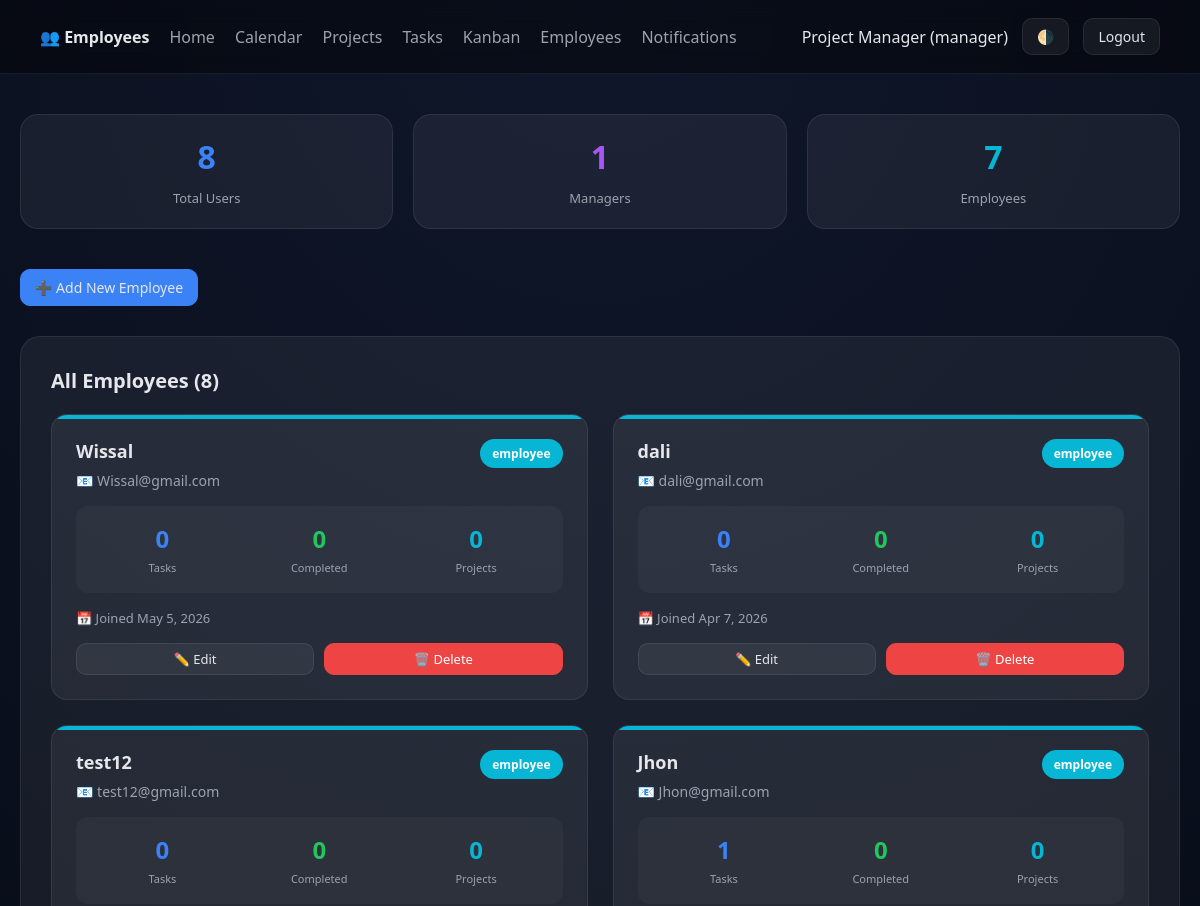
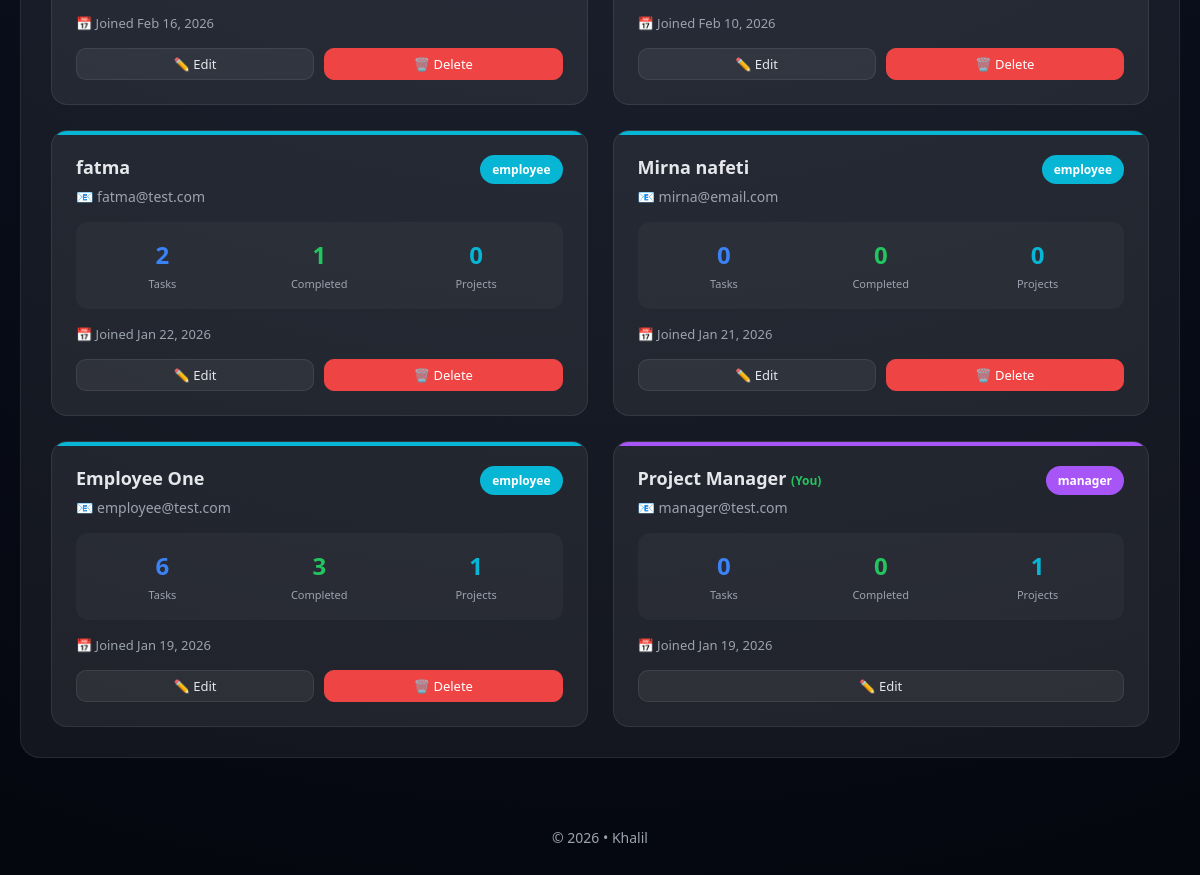
The page /employees.php (signed in) on the database its author committed (2 pictures, top to bottom).
### tables this page shows
CREATE TABLE `users` (
  `id` int(11) NOT NULL,
  `name` varchar(100) NOT NULL,
  `email` varchar(100) NOT NULL,
  `password` varchar(255) NOT NULL,
  `role` enum('manager','employee') NOT NULL,
  `created_at` timestamp NOT NULL DEFAULT current_timestamp()
);

### employees.php (the view, shortened to what this page needs)
<?php
include 'config.php';
$user = $_SESSION['user'];
try {
    $employees = $pdo->query(
        "SELECT
            u.*,
            COUNT(DISTINCT t.id) as task_count,
            COUNT(CASE WHEN t.status = 'Done' THEN 1 END) as completed_tasks,
            COUNT(DISTINCT p.id) as project_count
         FROM users u
         LEFT JOIN tasks t ON t.assigned_to = u.id
         LEFT JOIN project_members pm ON pm.user_id = u.id
         LEFT JOIN projects p ON p.id = pm.project_id
         GROUP BY u.id
         ORDER BY u.role DESC, u.created_at DESC"
    )->fetchAll(PDO::FETCH_ASSOC);
    $stats = $pdo->query(
        "SELECT
            COUNT(*) as total,
            SUM(CASE WHEN role = 'manager' THEN 1 ELSE 0 END) as managers,
            SUM(CASE WHEN role = 'employee' THEN 1 ELSE 0 END) as employees
         FROM users"
    )->fetch(PDO::FETCH_ASSOC);
} catch (PDOException $e) {
    error_log("Employee Management Error: " . $e->getMessage());
    $error = "Unable to load employees. Please try again.";
}
?>
<!DOCTYPE html>
<html lang="en">
<head>
</head>
<body>
<nav>
    <div class="nav-left">
        <strong>👥 Employees</strong>
        <a href="dashboard.php">Home</a>
        <a href="calendar.php">Calendar</a>
        <a href="projects.php">Projects</a>
        <a href="tasks.php">Tasks</a>
        <a href="kanban.php">Kanban</a>
        <a href="employees.php">Employees</a>
        <a href="notifications.php">Notifications</a>
    </div>
    <div class="nav-right">
        <span><?= htmlspecialchars($user['name']) ?> (<?= htmlspecialchars($user['role']) ?>)</span>
        <button onclick="toggleTheme()" aria-label="Toggle theme">🌗</button>
        <a href="logout.php"><button>Logout</button></a>
    </div>
</nav>
<main class="container">
    <div class="stats">
        <div class="stat">
            <span class="stat-number" style="color:var(--primary)"><?= $stats['total'] ?? 0 ?></span>
            <span class="stat-label">Total Users</span>
        </div>
        <div class="stat">
            <span class="stat-number" style="color:var(--purple)"><?= $stats['managers'] ?? 0 ?></span>
            <span class="stat-label">Managers</span>
        </div>
        <div class="stat">
            <span class="stat-number" style="color:var(--cyan)"><?= $stats['employees'] ?? 0 ?></span>
            <span class="stat-label">Employees</span>
        </div>
    </div>
    <div style="margin-bottom: 30px;">
        <button onclick="openAddModal()" class="primary">➕ Add New Employee</button>
    </div>
    <div class="card">
        <h2>All Employees (<?= count($employees) ?>)</h2>
        <div class="employees-grid">
            <?php foreach ($employees as $emp): ?>
            <div class="employee-card <?= strtolower($emp['role']) ?>">
                <div class="employee-header">
                    <div class="employee-info">
                        <h3 class="employee-name">
                            <?= htmlspecialchars($emp['name']) ?>
                            <?php if ($emp['id'] == $user['id']): ?>
                                <span style="font-size:12px; color:var(--green);">(You)</span>
                            <?php endif; ?>
                        </h3>
                        <div class="employee-email">
                            📧 <?= htmlspecialchars($emp['email']) ?>
                        </div>
                    </div>
                    <span class="badge <?= strtolower($emp['role']) ?>">
                        <?= htmlspecialchars($emp['role']) ?>
                    </span>
                </div>
                <div class="employee-stats">
                    <div class="stat-item">
                        <span class="stat-value"><?= $emp['task_count'] ?></span>
                        <span class="stat-label-small">Tasks</span>
                    </div>
                    <div class="stat-item">
                        <span class="stat-value" style="color:var(--green)"><?= $emp['completed_tasks'] ?></span>
                        <span class="stat-label-small">Completed</span>
                    </div>
                    <div class="stat-item">
                        <span class="stat-value" style="color:var(--cyan)"><?= $emp['project_count'] ?></span>
                        <span class="stat-label-small">Projects</span>
                    </div>
                </div>
                <div class="employee-meta">
                    <span>📅 Joined <?= date('M j, Y', strtotime($emp['created_at'])) ?></span>
                </div>
                <div class="employee-actions">
                    <button onclick='openEditModal(<?= json_encode($emp) ?>)' class="small">
                        ✏️ Edit
                    </button>
                    <?php if ($emp['id'] != $user['id']): ?>
                        <button class="danger small" onclick="confirmDelete(<?= $emp['id'] ?>, '<?= htmlspecialchars($emp['name']) ?>')">
                            🗑️ Delete
                        </button>
                    <?php endif; ?>
                </div>
            </div>
            <?php endforeach; ?>
        </div>
    </div>
</main>
<footer>
    © <?= date('Y') ?> • Khalil
</footer>
</body>
</html>

### employees.php (style rules this page uses)
:root { --bg: #05070f; --panel: rgba(255,255,255,0.06); --border: rgba(255,255,255,0.08); --text: #e5e7eb; --muted: #9ca3af; --primary: #3b82f6; --cyan: #06b6d4; --green: #22c55e; --orange: #f59e0b; --red: #ef4444; --purple: #a855f7; }
* { box-sizing: border-box; font-family: system-ui, Segoe UI, sans-serif; }
body { margin: 0; background: radial-gradient(circle at top, #0f172a, var(--bg)); color: var(--text); min-height: 100vh; }
nav { display: flex; align-items: center; justify-content: space-between; padding: 18px 40px; background: rgba(0,0,0,0.4); backdrop-filter: blur(12px); border-bottom: 1px solid var(--border); }
.nav-left { display: flex; gap: 20px; align-items: center; }
.nav-left a { color: var(--muted); text-decoration: none; font-weight: 500; transition: color 0.2s; }
.nav-right { display: flex; gap: 14px; align-items: center; }
button { background: var(--panel); color: var(--text); border: 1px solid var(--border); padding: 8px 14px; border-radius: 10px; cursor: pointer; transition: transform 0.2s; font-size: 14px; }
button.primary { background: var(--primary); border-color: var(--primary); }
button.danger { background: var(--red); border-color: var(--red); color: white; }
button.small { padding: 6px 12px; font-size: 13px; }
.container { max-width: 1400px; margin: 40px auto; padding: 0 20px; }
.stats { display: grid; grid-template-columns: repeat(auto-fit, minmax(200px, 1fr)); gap: 20px; margin-bottom: 40px; }
.stat { background: var(--panel); border: 1px solid var(--border); border-radius: 18px; padding: 20px; text-align: center; transition: 0.3s; }
.stat-number { font-size: 32px; font-weight: 700; display: block; margin-bottom: 8px; }
.stat-label { color: var(--muted); font-size: 13px; }
.card { background: var(--panel); border: 1px solid var(--border); border-radius: 20px; padding: 30px; margin-bottom: 30px; }
.card h2 { margin: 0 0 20px 0; font-size: 20px; font-weight: 600; }
.employees-grid { display: grid; grid-template-columns: repeat(auto-fill, minmax(350px, 1fr)); gap: 25px; }
.employee-card { background: var(--panel); border: 1px solid var(--border); border-radius: 16px; padding: 24px; transition: 0.3s; position: relative; overflow: hidden; }
.employee-card::before { content: ''; position: absolute; top: 0; left: 0; right: 0; height: 4px; }
.employee-card.manager::before { background: var(--purple); }
.employee-card.employee::before { background: var(--cyan); }
.employee-header { display: flex; justify-content: space-between; align-items: start; margin-bottom: 16px; }
.employee-info { flex: 1; }
.employee-name { font-size: 18px; font-weight: 600; margin: 0 0 8px 0; }
.employee-email { color: var(--muted); font-size: 14px; display: flex; align-items: center; gap: 6px; }
.employee-stats { display: grid; grid-template-columns: 1fr 1fr 1fr; gap: 16px; margin-bottom: 16px; padding: 16px; background: rgba(255,255,255,0.03); border-radius: 12px; }
.stat-item { text-align: center; }
.stat-value { display: block; font-size: 24px; font-weight: 700; color: var(--primary); }
.stat-label-small { font-size: 11px; color: var(--muted); }
.employee-meta { display: flex; gap: 12px; margin-bottom: 16px; font-size: 13px; color: var(--muted); }
.employee-actions { display: flex; gap: 10px; }
.employee-actions button { flex: 1; }
.badge { padding: 6px 12px; border-radius: 20px; font-size: 12px; font-weight: 600; display: inline-block; }
.badge.manager { background: var(--purple); color: white; }
.badge.employee { background: var(--cyan); color: white; }
footer { text-align: center; padding: 30px; color: var(--muted); font-size: 14px; }

### rows shown on the page
users: name "Project Manager", role "manager", shows "(You)", email "manager@test.com", task_count "0", completed_tasks "0", project_count "1", created_at "Jan 19, 2026"
users: name "Wissal", email "Wissal@gmail.com", role "employee", task_count "0", completed_tasks "0", project_count "0", created_at "May 5, 2026"
users: name "dali", email "dali@gmail.com", role "employee", task_count "0", completed_tasks "0", project_count "0", created_at "Apr 7, 2026"
users: name "test12", email "test12@gmail.com", role "employee", task_count "0", completed_tasks "0", project_count "0", created_at "Feb 16, 2026"
users: name "Jhon", email "Jhon@gmail.com", role "employee", task_count "1", completed_tasks "0", project_count "0", created_at "Feb 10, 2026"
users: name "fatma", email "fatma@test.com", role "employee", task_count "2", completed_tasks "1", project_count "0", created_at "Jan 22, 2026"
users: name "Mirna nafeti", email "mirna@email.com", role "employee", task_count "0", completed_tasks "0", project_count "0", created_at "Jan 21, 2026"
users: name "Employee One", email "employee@test.com", role "employee", task_count "6", completed_tasks "3", project_count "1", created_at "Jan 19, 2026"

### other values the page prints
$stats['total'] "8"
$stats['managers'] "1"
$stats['employees'] "7"
count($employees) "8"
